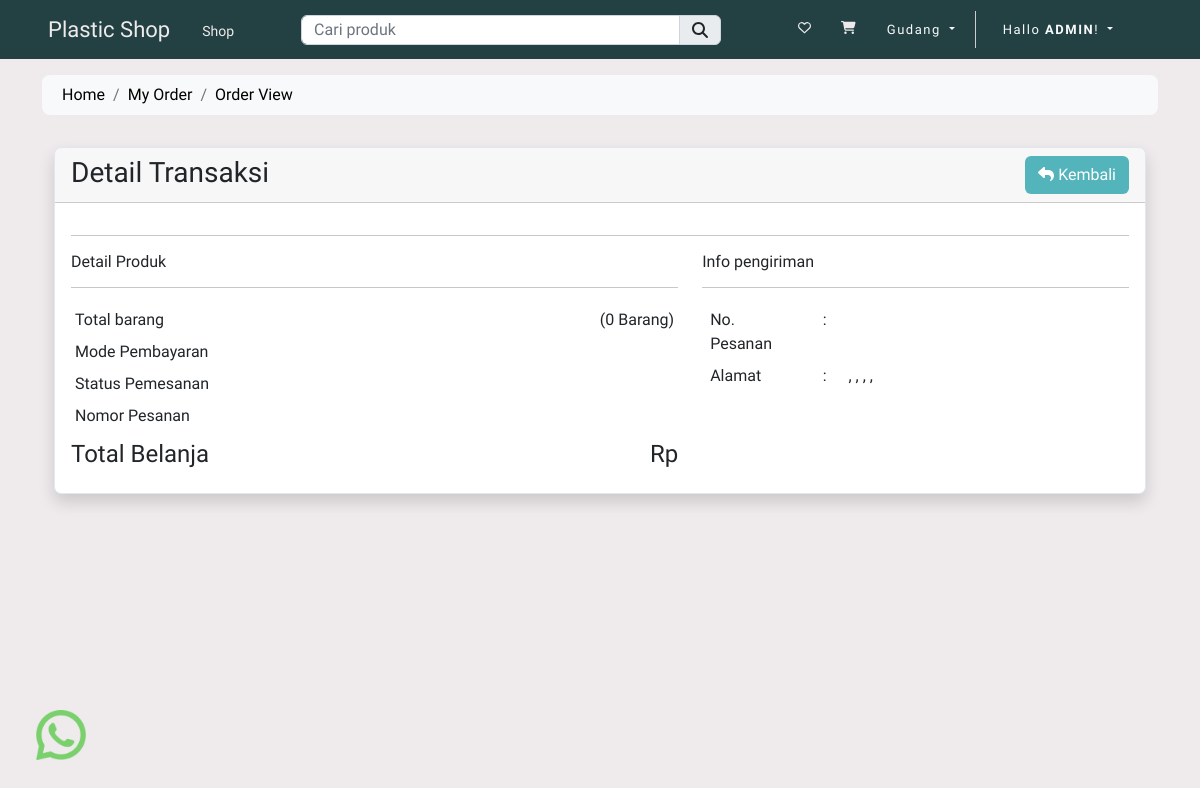
Page /order/view/buyer3352805 (signed in) on the earlier database version.
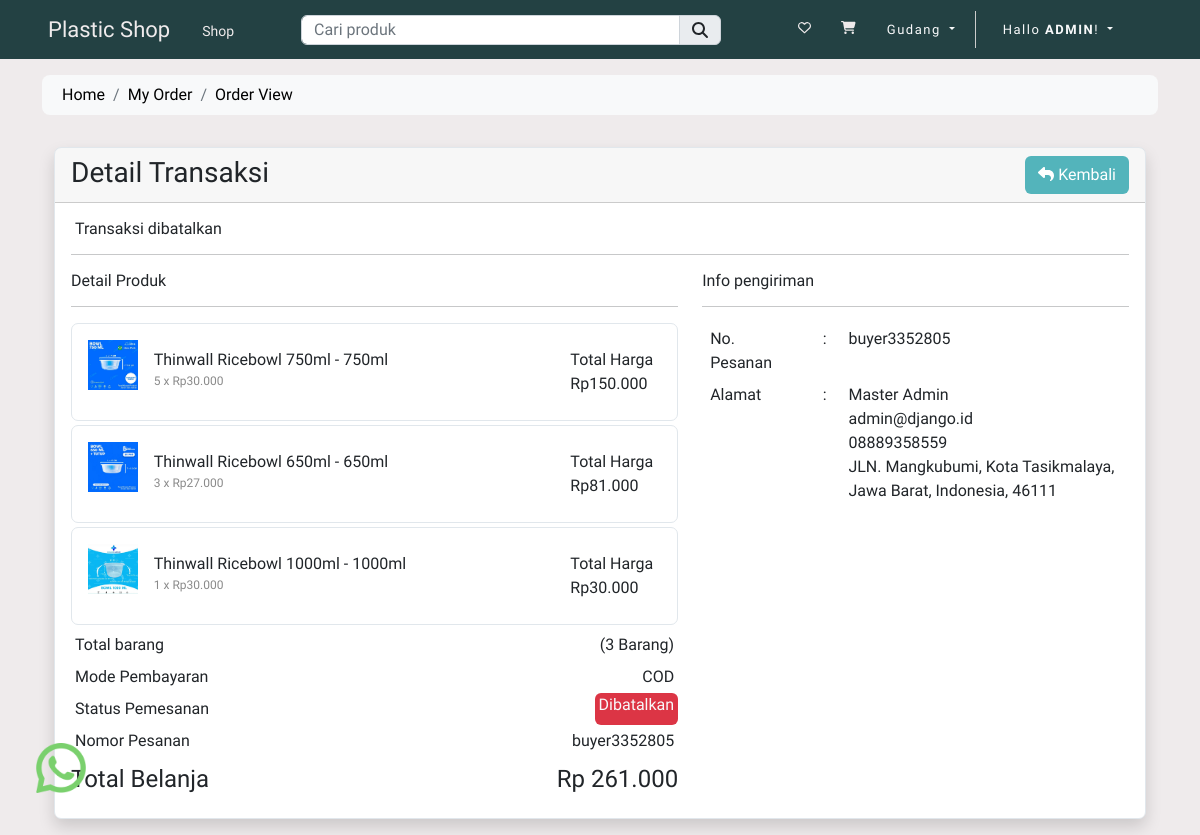
Same page on the later database version.
### store/models.py (models this page shows, shortened)
class OrderItem(Model):
    order = ForeignKey(Order, on_delete=CASCADE)
    product = ForeignKey(Produk, on_delete=CASCADE)
    price = FloatField(null=False)
    quantity = IntegerField(null=False)

class Produk(Model):
    kategori = ForeignKey(Kategori, on_delete=CASCADE)
    slug = CharField(max_length=150, null=False, blank=False)
    name = CharField(max_length=150, null=False, blank=False)
    product_image = ImageField(
        upload_to=get_file_path, null=False, blank=False)
    small_description = CharField(max_length=250, null=False, blank=False)
    size = CharField(max_length=25, null=True, blank=True)
    kuantitas = IntegerField(null=True, blank=True)
    stok = IntegerField(null=False, blank=False)
    description = TextField(max_length=500, null=False, blank=False)
    selling_price = FloatField(null=False, blank=False)
    status = BooleanField(
        default=False, help_text="0=default, 1=Hidden")
    trending = BooleanField(
        default=False, help_text="0=default, 1=Trending")
    create_at = DateTimeField(auto_now_add=True)

class Order(Model):
    user = ForeignKey(User, on_delete=CASCADE)
    fname = CharField(max_length=150, null=False)
    lname = CharField(max_length=150, null=False)
    email = CharField(max_length=150, null=False)
    phone = CharField(max_length=150, null=False)
    address = TextField(null=False)
    city = CharField(max_length=150, null=False)
    state = CharField(max_length=150, null=False)
    country = CharField(max_length=150, null=False)
    pincode = CharField(max_length=150, null=False)
    total_price = FloatField(null=False)
    payment_mode = CharField(max_length=150, null=False)
    payment_id = CharField(max_length=250, null=True)
    orderstatuses = (
        ('Pending', 'Pending'),
        ('Shipped', 'Shipped'),
        ('Completed', 'Completed'),
        ('Cancelled', 'Cancelled'),
    )
    status = CharField(
        max_length=150, choices=orderstatuses, default='Pending')
    message = TextField(null=True)
    tracking_no = CharField(max_length=150, null=True)
    created_at = DateTimeField(auto_now_add=True)
    updated_at = DateTimeField(auto_now=True)

### store/controller/order.py (the view)
# urls.py: path('order/view/<str:t_no>', order.vieworder, name="orderview"),
def vieworder(request, t_no):
    user_agent = request.META.get('HTTP_USER_AGENT', '')
    device_type = parse(user_agent)
    if device_type.is_mobile:
        if device_type.device.family == 'iPhone' or device_type.os.family == 'Android':
            template_name = 'store/mobile/orders/view.html'
        else:
            template_name = 'store/mobile/orders/view.html'
    elif device_type.is_tablet:
        if device_type.device.family == 'iPad' or device_type.os.family == 'Android':
            template_name = 'store/tablet/orders/view.html'
        else:
            template_name = 'store/tablet/orders/view.html'
    elif device_type.is_pc:
        if device_type.os.family == 'Mac OS X' or device_type.os.family == 'Windows':
            template_name = 'store/desktop/orders/view.html'
        else:
            template_name = 'store/desktop/orders/view.html'
    else:
        template_name = 'store/desktop/orders/view.html'
    order = Order.objects.filter(
        tracking_no=t_no).filter(user=request.user).first()
    orderitems = OrderItem.objects.filter(order=order)
    for item in orderitems:
        item_total_price = item.price * item.quantity
        item.item_total_price = item_total_price
    order_count = OrderItem.objects.filter(order=order).count()
    context = {'order': order, 'orderitems': orderitems,
               'order_count': order_count}
    return render(request, template_name, context)

### store/templates/store/desktop/orders/view.html (shortened to what the changed rows need)
{% extends 'store/desktop/layouts/main.html' %}
{% load static %}
{% load humanize %}
{% block content %}
<div class="container py-3">
    <div class="container mt-3">
        <div class="row">
            <div class="col-md-12">
                <div class="card shadow ">
                    <div class="card-body">
                        <div class="row">
                            <div class="col-md-12">
                                {% if order.status == 'Pending' %}
                                <h6 class="px-1"> Transaksi sedang diproses </h6>
                                {% elif order.status == 'Cancelled' %}
                                <h6 class="px-1"> Transaksi dibatalkan </h6>
                                {% elif order.status == 'Shipped' %}
                                <h6 class="px-1"> Produk sedang dalam pengiriman </h6>
                                {% elif order.status == 'Completed' %}
                                <h6 class="px-1"> Transaksi selesai </h6>
                                {% endif %}
                                <hr>
                            </div>
                            <div class="col-md-7">
                                {% for item in orderitems %}
                                <div class="card mb-1">
                                    <div class="p-3">
                                        <div class="row">
                                            <div class="col-md-1">
                                                <img src="{{ item.product.product_image.url }}" height="50px"
                                                    width="50px" alt="Product Image">
                                            </div>
                                            <div class="col-md-11">
                                                <div class="d-flex justify-content-between">
                                                    <div height="500px" width="50px">
                                                        <div class="p-2">
                                                            <div class="ms-2">
                                                                <div class="col-md-12">
                                                                    {{ item.product.name }} - {{ item.product.size }}
                                                                    <div style="color: #8a8a8a; font-size: 12px;">
                                                                        {{ item.quantity }} x
                                                                        Rp{{ item.price | stringformat:'d' | intcomma }}
                                                                    </div>
                                                                </div>
                                                            </div>
                                                        </div>
                                                    </div>
                                                    <div class="p-2">
                                                        <div class="float-end">Total Harga</div>
                                                        <br>
                                                        <div>
                                                            Rp{{ item.item_total_price | stringformat:'d' | intcomma }}
                                                        </div>
                                                    </div>
                                                </div>
                                            </div>
                                        </div>
                                    </div>
                                </div>
                                {% endfor %}
                                <div class="d-flex justify-content-between">
                                    <div class="p-1">Total barang</div>
                                    <div class="p-1">({{ order_count }} Barang)</div>
                                </div>
                                <div class="d-flex justify-content-between">
                                    <div class="p-1">Mode Pembayaran</div>
                                    <div class="p-1">{{ order.payment_mode }}</div>
                                </div>
                                <div class="d-flex justify-content-between">
                                    <div class="p-1">Status Pemesanan</div>
                                    {% if order.status == 'Pending' %}
                                    <label class="bg-warning text-dark px-1 rounded"> Tertunda </label>
                                    {% elif order.status == 'Cancelled' %}
                                    <label class="bg-danger text-light px-1 rounded"> Dibatalkan </label>
                                    {% elif order.status == 'Shipped' %}
                                    <label class="bg-primary text-light px-1 rounded"> Dikirim </label>
                                    {% elif order.status == 'Completed' %}
                                    <label class="bg-success text-light px-1 rounded"> Selesai </label>
                                    {% endif %}
                                </div>
                                <div class="d-flex justify-content-between">
                                    <div class="p-1">Nomor Pesanan</div>
                                    <div class="p-1">{{ order.tracking_no }}</div>
                                </div>
                                <h4 class="mt-2">Total Belanja <span class="float-end">
                                        Rp {{ order.total_price | stringformat:'d' | intcomma}}</span>
                                </h4>
                            </div>
                            <div class="col-md-5">
                                <div class="row">
                                    <div class="col-md-8 px-2 py-1">
                                        <div>{{ order.tracking_no }}</div>
                                    </div>
                                </div>
                                <div class="row">
                                    <div class="px-2 py-1 col-md-8">
                                        <div>{{ order.fname }} {{ order.lname }}</div>
                                        <div>{{ order.email }}</div>
                                        <div>{{ order.phone }}</div>
                                        <div>{{ order.address }},
                                            {{ order.city }},
                                            {{ order.state }},
                                            {{ order.country }},
                                            {{ order.pincode }}</div>
                                    </div>
                                </div>
                            </div>
                        </div>
                    </div>
                </div>
            </div>
        </div>
    </div>
</div>
{% endblock content %}

Differences in the rows shown:
added OrderItem: product.product_image (picture), product.name "Thinwall Ricebowl 750ml", product.size "750ml", quantity "5", price "30.000", item_total_price "150.000"
added OrderItem: product.product_image (picture), product.name "Thinwall Ricebowl 650ml", product.size "650ml", quantity "3", price "27.000", item_total_price "81.000"
added OrderItem: product.product_image (picture), product.name "Thinwall Ricebowl 1000ml", product.size "1000ml", quantity "1", price "30.000", item_total_price "30.000"
added Order: payment_mode "COD", tracking_no "buyer3352805", total_price "261.000", fname "Master", lname "Admin", email "admin@django.id", phone "08889358559", address "JLN. Mangkubumi", city "Kota Tasikmalaya", state "Jawa Barat", country "Indonesia", pincode "46111"
Other differences:
{{ order_count }}: "0" → "3"
text now shown: "Transaksi dibatalkan Dibatalkan"
